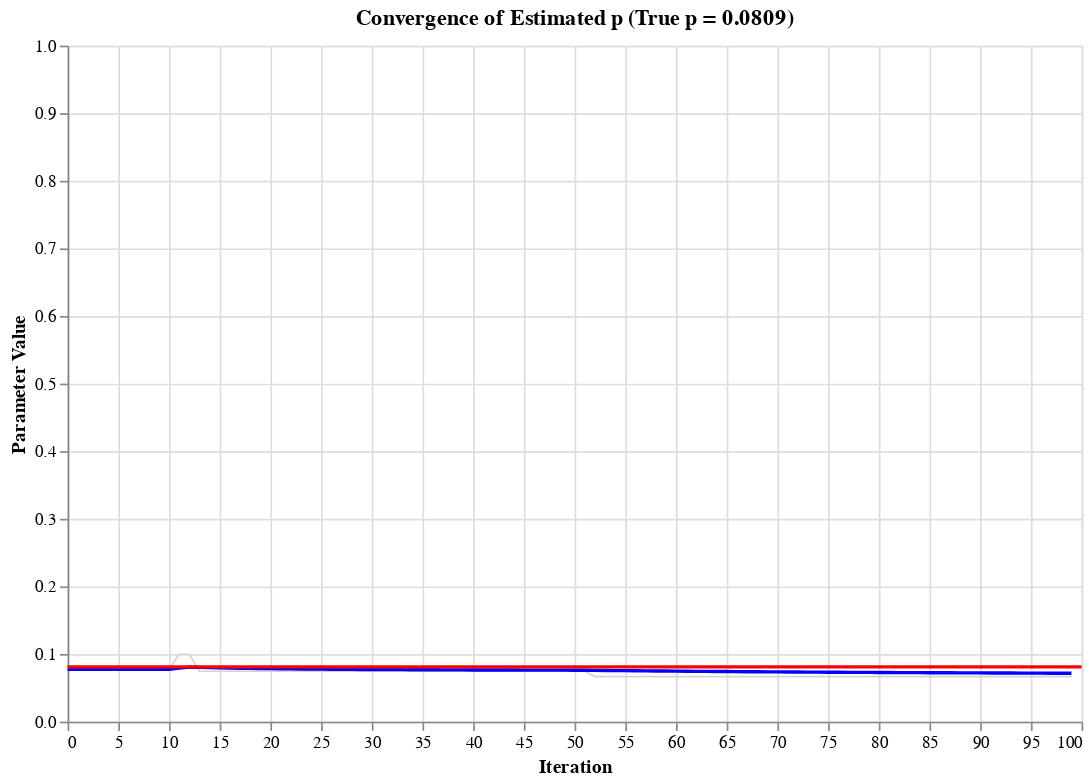

Write notebook code for a chart like this one.
### Markdown cell above
However, in this case we know the exact distribution of the coin – we can just flip it ourselves – so it's easy for us to compute the probability of heads. What if we didn't have the coin, or were dealing with a more complex set of variables? In this case, we can use something called the Metropolis-Hastings algorithm to estimate the probability of an event happening - in case of options, the probability of the stock price at expiration being above the strike price.

To do this, we have to use something called rejection sampling. What this does is draw samples from a normal distribution, and then accept or reject those samples based on whether they are above or below the *target* distribution - what we expect the upper and lower bounds of the true distribution to be. For example, if we were to randomly draw a number greater than 1 from the normal distribution when trying to estimate the probability of heads, we would reject it, because we know the probability of heads being greater than 1 is 0.

A visualization of this is shown below:

### Code cell
# Apply Metropolis-Hastings algorithm.
# TODO: Turn into function.
# TODO: Add sliders for the visualization to make it interactive.
num_iterations = 100
proposal_std = 0.5  # Increase to allow broader exploration
chain = []

current_p = 0.5  # Starting guess
for i in range(num_iterations):
    proposed_p = current_p + np.random.normal(0, proposal_std)
    # Ensure candidate remains in [0, 1]
    proposed_p = np.clip(proposed_p, 0, 1)

    current_target = target(current_p)
    proposed_target = target(proposed_p)

    # If current_target == 0, accept if proposed_target > 0, else 0
    if current_target == 0:
        acceptance_prob = 1 if proposed_target > 0 else 0
    else:
        acceptance_prob = min(1, proposed_target / current_target)

    if np.random.rand() < acceptance_prob:
        current_p = proposed_p

    chain.append(current_p)

chain = np.array(chain)

# Compute running mean at each step
# TODO: Visualize this as a stochastic process, i.e. an animation of some kind.
running_mean = np.cumsum(chain) / (np.arange(num_iterations) + 1)

# Prepare DataFrame
df = pd.DataFrame({
    'Iteration': np.arange(num_iterations),
    'Chain Value': chain,
    'Running Mean': running_mean
})

# TODO: Turn into function as well
# Altair visualization of the data.
# Gray line for raw chain, including rejections
base = alt.Chart(df).encode(
    x=alt.X('Iteration:Q', title='Iteration')
)

chain_line = base.mark_line(
    color='lightgray',
    strokeWidth=1
).encode(
    y=alt.Y('Chain Value:Q', 
            title='Parameter Value',
            scale=alt.Scale(domain=[0, 1]))  # Force y-axis [0,1]
)

# Blue line to track running mean
running_mean_line = base.mark_line(
    color='blue',
    strokeWidth=2
).encode(
    y='Running Mean:Q'
)

# Red horizontal rule for the true probability of the coin
true_rule = alt.Chart(pd.DataFrame({'y': [true_p]})).mark_rule(
    color='red',
    strokeWidth=2
).encode(
    y='y:Q'
)

# Combine all the layers together
final_chart = alt.layer(
    chain_line,
    running_mean_line,
    true_rule
).properties(
    width=600,
    height=400,
    title=f'Convergence of Estimated p (True p = {true_p:.4f})'
)

final_chart.display()

### Figure 1 — Vega-Lite specification as saved in the notebook (floating-point values rounded to 4 significant figures)
{"config": {"view": {"continuousWidth": 300, "continuousHeight": 300}}, "layer": [{"data": {"name": "data-2814cf517119e40ef0ccce5cf6c5b83a"}, "mark": {"type": "line", "color": "lightgray", "strokeWidth": 1}, "encoding": {"x": {"field": "Iteration", "title": "Iteration", "type": "quantitative"}, "y": {"field": "Chain Value", "scale": {"domain": [0, 1]}, "title": "Parameter Value", "type": "quantitative"}}}, {"data": {"name": "data-2814cf517119e40ef0ccce5cf6c5b83a"}, "mark": {"type": "line", "color": "blue", "strokeWidth": 2}, "encoding": {"x": {"field": "Iteration", "title": "Iteration", "type": "quantitative"}, "y": {"field": "Running Mean", "type": "quantitative"}}}, {"data": {"name": "data-177209a8e0c8ab1582447177e67aa3e5"}, "mark": {"type": "rule", "color": "red", "strokeWidth": 2}, "encoding": {"y": {"field": "y", "type": "quantitative"}}}], "height": 400, "title": "Convergence of Estimated p (True p = 0.0809)", "width": 600, "$schema": "https://vega.github.io/schema/vega-lite/v5.20.1.json", "datasets": {"data-2814cf517119e40ef0ccce5cf6c5b83a": [{"Iteration": 0, "Chain Value": 0.07727, "Running Mean": 0.07727}, {"Iteration": 1, "Chain Value": 0.07727, "Running Mean": 0.07727}, {"Iteration": 2, "Chain Value": 0.07727, "Running Mean": 0.07727}, {"Iteration": 3, "Chain Value": 0.07727, "Running Mean": 0.07727}, {"Iteration": 4, "Chain Value": 0.07727, "Running Mean": 0.07727}, {"Iteration": 5, "Chain Value": 0.07727, "Running Mean": 0.07727}, {"Iteration": 6, "Chain Value": 0.07727, "Running Mean": 0.07727}, {"Iteration": 7, "Chain Value": 0.07727, "Running Mean": 0.07727}, {"Iteration": 8, "Chain Value": 0.07727, "Running Mean": 0.07727}, {"Iteration": 9, "Chain Value": 0.07727, "Running Mean": 0.07727}, {"Iteration": 10, "Chain Value": 0.07727, "Running Mean": 0.07727}, {"Iteration": 11, "Chain Value": 0.09964, "Running Mean": 0.07913}, {"Iteration": 12, "Chain Value": 0.09964, "Running Mean": 0.08071}, {"Iteration": 13, "Chain Value": 0.0745, "Running Mean": 0.08027}, {"Iteration": 14, "Chain Value": 0.0745, "Running Mean": 0.07988}, {"Iteration": 15, "Chain Value": 0.0745, "Running Mean": 0.07954}, {"Iteration": 16, "Chain Value": 0.0745, "Running Mean": 0.07925}, {"Iteration": 17, "Chain Value": 0.0745, "Running Mean": 0.07898}, {"Iteration": 18, "Chain Value": 0.0745, "Running Mean": 0.07875}, {"Iteration": 19, "Chain Value": 0.0745, "Running Mean": 0.07854}, {"Iteration": 20, "Chain Value": 0.0745, "Running Mean": 0.07834}, {"Iteration": 21, "Chain Value": 0.0745, "Running Mean": 0.07817}, {"Iteration": 22, "Chain Value": 0.0745, "Running Mean": 0.07801}, {"Iteration": 23, "Chain Value": 0.0745, "Running Mean": 0.07786}, {"Iteration": 24, "Chain Value": 0.0745, "Running Mean": 0.07773}, {"Iteration": 25, "Chain Value": 0.0745, "Running Mean": 0.0776}, {"Iteration": 26, "Chain Value": 0.0745, "Running Mean": 0.07749}, {"Iteration": 27, "Chain Value": 0.0745, "Running Mean": 0.07738}, {"Iteration": 28, "Chain Value": 0.0745, "Running Mean": 0.07728}, {"Iteration": 29, "Chain Value": 0.0745, "Running Mean": 0.07719}, {"Iteration": 30, "Chain Value": 0.0745, "Running Mean": 0.0771}, {"Iteration": 31, "Chain Value": 0.0745, "Running Mean": 0.07702}, {"Iteration": 32, "Chain Value": 0.0745, "Running Mean": 0.07694}, {"Iteration": 33, "Chain Value": 0.0745, "Running Mean": 0.07687}, {"Iteration": 34, "Chain Value": 0.0745, "Running Mean": 0.0768}, {"Iteration": 35, "Chain Value": 0.0745, "Running Mean": 0.07674}, {"Iteration": 36, "Chain Value": 0.0745, "Running Mean": 0.07668}, {"Iteration": 37, "Chain Value": 0.0745, "Running Mean": 0.07662}, {"Iteration": 38, "Chain Value": 0.0745, "Running Mean": 0.07657}, {"Iteration": 39, "Chain Value": 0.0745, "Running Mean": 0.07652}, {"Iteration": 40, "Chain Value": 0.0745, "Running Mean": 0.07647}, {"Iteration": 41, "Chain Value": 0.0745, "Running Mean": 0.07642}, {"Iteration": 42, "Chain Value": 0.0745, "Running Mean": 0.07638}, {"Iteration": 43, "Chain Value": 0.0745, "Running Mean": 0.07633}, {"Iteration": 44, "Chain Value": 0.0745, "Running Mean": 0.07629}, {"Iteration": 45, "Chain Value": 0.0745, "Running Mean": 0.07625}, {"Iteration": 46, "Chain Value": 0.0745, "Running Mean": 0.07622}, {"Iteration": 47, "Chain Value": 0.0745, "Running Mean": 0.07618}, {"Iteration": 48, "Chain Value": 0.0745, "Running Mean": 0.07615}, {"Iteration": 49, "Chain Value": 0.0745, "Running Mean": 0.07611}, {"Iteration": 50, "Chain Value": 0.0745, "Running Mean": 0.07608}, {"Iteration": 51, "Chain Value": 0.0745, "Running Mean": 0.07605}, {"Iteration": 52, "Chain Value": 0.06669, "Running Mean": 0.07587}, {"Iteration": 53, "Chain Value": 0.06669, "Running Mean": 0.0757}, {"Iteration": 54, "Chain Value": 0.06669, "Running Mean": 0.07554}, {"Iteration": 55, "Chain Value": 0.06669, "Running Mean": 0.07538}, {"Iteration": 56, "Chain Value": 0.06669, "Running Mean": 0.07523}, {"Iteration": 57, "Chain Value": 0.06669, "Running Mean": 0.07508}, {"Iteration": 58, "Chain Value": 0.06669, "Running Mean": 0.07494}, {"Iteration": 59, "Chain Value": 0.06669, "Running Mean": 0.0748}, {"Iteration": 60, "Chain Value": 0.06669, "Running Mean": 0.07467}, {"Iteration": 61, "Chain Value": 0.06669, "Running Mean": 0.07454}, {"Iteration": 62, "Chain Value": 0.06669, "Running Mean": 0.07442}, {"Iteration": 63, "Chain Value": 0.06669, "Running Mean": 0.0743}, {"Iteration": 64, "Chain Value": 0.06669, "Running Mean": 0.07418}, {"Iteration": 65, "Chain Value": 0.06669, "Running Mean": 0.07406}, {"Iteration": 66, "Chain Value": 0.06669, "Running Mean": 0.07395}, {"Iteration": 67, "Chain Value": 0.06669, "Running Mean": 0.07385}, {"Iteration": 68, "Chain Value": 0.06669, "Running Mean": 0.07374}, {"Iteration": 69, "Chain Value": 0.06669, "Running Mean": 0.07364}, {"Iteration": 70, "Chain Value": 0.06669, "Running Mean": 0.07355}, {"Iteration": 71, "Chain Value": 0.06669, "Running Mean": 0.07345}, {"Iteration": 72, "Chain Value": 0.06669, "Running Mean": 0.07336}, {"Iteration": 73, "Chain Value": 0.06669, "Running Mean": 0.07327}, {"Iteration": 74, "Chain Value": 0.06669, "Running Mean": 0.07318}, {"Iteration": 75, "Chain Value": 0.06669, "Running Mean": 0.07309}, {"Iteration": 76, "Chain Value": 0.06669, "Running Mean": 0.07301}, {"Iteration": 77, "Chain Value": 0.06669, "Running Mean": 0.07293}, {"Iteration": 78, "Chain Value": 0.06669, "Running Mean": 0.07285}, {"Iteration": 79, "Chain Value": 0.06669, "Running Mean": 0.07277}, {"Iteration": 80, "Chain Value": 0.06669, "Running Mean": 0.0727}, {"Iteration": 81, "Chain Value": 0.06669, "Running Mean": 0.07263}, {"Iteration": 82, "Chain Value": 0.06669, "Running Mean": 0.07255}, {"Iteration": 83, "Chain Value": 0.06669, "Running Mean": 0.07248}, {"Iteration": 84, "Chain Value": 0.06669, "Running Mean": 0.07242}, {"Iteration": 85, "Chain Value": 0.06669, "Running Mean": 0.07235}, {"Iteration": 86, "Chain Value": 0.06669, "Running Mean": 0.07228}, {"Iteration": 87, "Chain Value": 0.06669, "Running Mean": 0.07222}, {"Iteration": 88, "Chain Value": 0.06669, "Running Mean": 0.07216}, {"Iteration": 89, "Chain Value": 0.06669, "Running Mean": 0.0721}, {"Iteration": 90, "Chain Value": 0.06669, "Running Mean": 0.07204}, {"Iteration": 91, "Chain Value": 0.06669, "Running Mean": 0.07198}, {"Iteration": 92, "Chain Value": 0.06669, "Running Mean": 0.07192}, {"Iteration": 93, "Chain Value": 0.06669, "Running Mean": 0.07187}, {"Iteration": 94, "Chain Value": 0.06669, "Running Mean": 0.07181}, {"Iteration": 95, "Chain Value": 0.06669, "Running Mean": 0.07176}, {"Iteration": 96, "Chain Value": 0.06669, "Running Mean": 0.07171}, {"Iteration": 97, "Chain Value": 0.06669, "Running Mean": 0.07166}, {"Iteration": 98, "Chain Value": 0.06669, "Running Mean": 0.07161}, {"Iteration": 99, "Chain Value": 0.06669, "Running Mean": 0.07156}], "data-177209a8e0c8ab1582447177e67aa3e5": [{"y": 0.08094}]}}
